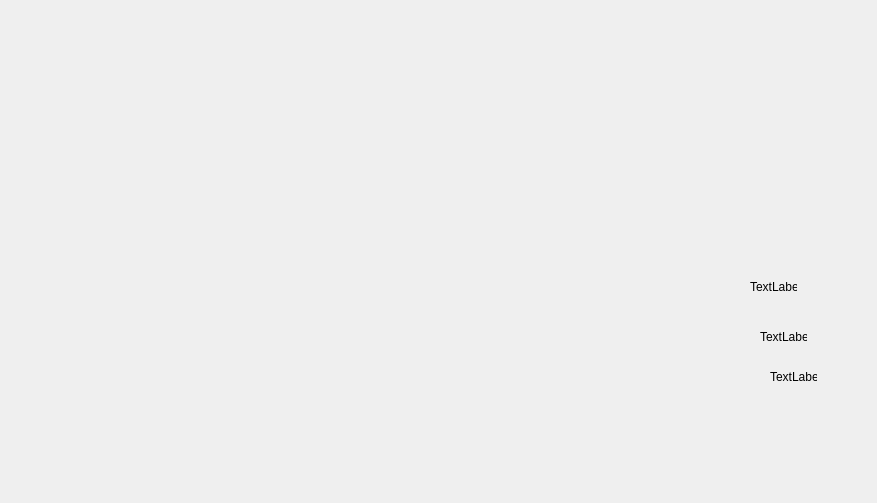
<?xml version="1.0" encoding="UTF-8"?>
<ui version="4.0">
 <class>stat_productionplante</class>
 <widget class="QDialog" name="stat_productionplante">
  <property name="geometry">
   <rect>
    <x>0</x>
    <y>0</y>
    <width>877</width>
    <height>503</height>
   </rect>
  </property>
  <property name="windowTitle">
   <string>Dialog</string>
  </property>
  <widget class="QLabel" name="label_2">
   <property name="geometry">
    <rect>
     <x>750</x>
     <y>280</y>
     <width>47</width>
     <height>14</height>
    </rect>
   </property>
   <property name="text">
    <string>TextLabel</string>
   </property>
  </widget>
  <widget class="QLabel" name="label_3">
   <property name="geometry">
    <rect>
     <x>760</x>
     <y>330</y>
     <width>47</width>
     <height>14</height>
    </rect>
   </property>
   <property name="text">
    <string>TextLabel</string>
   </property>
  </widget>
  <widget class="QLabel" name="label_4">
   <property name="geometry">
    <rect>
     <x>770</x>
     <y>370</y>
     <width>47</width>
     <height>14</height>
    </rect>
   </property>
   <property name="text">
    <string>TextLabel</string>
   </property>
  </widget>
 </widget>
 <resources/>
 <connections/>
</ui>
